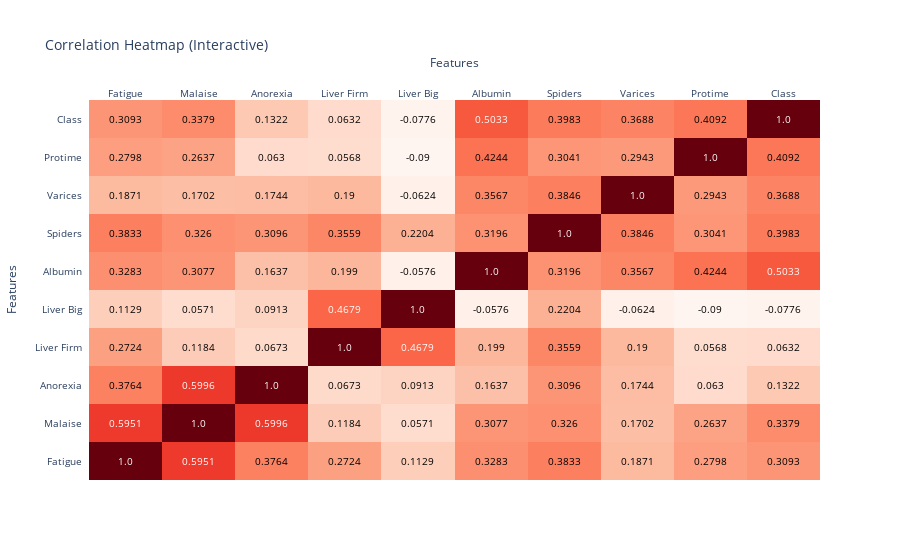

The notebook cell this image was saved under:
### Code cell
#Certain features you would like to concern
selected_feature=['Fatigue','Malaise','Anorexia','Liver Firm','Liver Big','Albumin','Spiders','Varices','Protime','Class'] # what kind of features you want to observ
correlation_matrix = df_hepatitis[selected_feature].corr().round(4).values #round() can let decrease the number of decimal places 
fig_heatmap = ff.create_annotated_heatmap(
    z=correlation_matrix,
    x=selected_feature,
    y=selected_feature,
    colorscale='Reds' # you can use "Plasma", "Viridis", "Reds", "Blues", "RdBu", "Portland", "Spectral"
)
fig_heatmap.update_layout(
    font=dict(size=10),
    title="Correlation Heatmap (Interactive)",
    xaxis_title="Features",
    yaxis_title="Features"
)
fig_heatmap.show()

### Figure 1 — Plotly figure (JSON) as saved in the notebook; plotly's stock layout.template omitted (floating-point values rounded to 4 significant figures)
{"data": [{"colorscale": [[0, "rgb(255,245,240)"], [0.125, "rgb(254,224,210)"], [0.25, "rgb(252,187,161)"], [0.375, "rgb(252,146,114)"], [0.5, "rgb(251,106,74)"], [0.625, "rgb(239,59,44)"], [0.75, "rgb(203,24,29)"], [0.875, "rgb(165,15,21)"], [1, "rgb(103,0,13)"]], "reversescale": false, "showscale": false, "type": "heatmap", "x": ["Fatigue", "Malaise", "Anorexia", "Liver Firm", "Liver Big", "Albumin", "Spiders", "Varices", "Protime", "Class"], "y": ["Fatigue", "Malaise", "Anorexia", "Liver Firm", "Liver Big", "Albumin", "Spiders", "Varices", "Protime", "Class"], "z": [[1, 0.5951, 0.3764, 0.2724, 0.1129, 0.3283, 0.3833, 0.1871, 0.2798, 0.3093], [0.5951, 1, 0.5996, 0.1184, 0.0571, 0.3077, 0.326, 0.1702, 0.2637, 0.3379], [0.3764, 0.5996, 1, 0.0673, 0.0913, 0.1637, 0.3096, 0.1744, 0.063, 0.1322], [0.2724, 0.1184, 0.0673, 1, 0.4679, 0.199, 0.3559, 0.19, 0.0568, 0.0632], [0.1129, 0.0571, 0.0913, 0.4679, 1, -0.0576, 0.2204, -0.0624, -0.09, -0.0776], [0.3283, 0.3077, 0.1637, 0.199, -0.0576, 1, 0.3196, 0.3567, 0.4244, 0.5033], [0.3833, 0.326, 0.3096, 0.3559, 0.2204, 0.3196, 1, 0.3846, 0.3041, 0.3983], [0.1871, 0.1702, 0.1744, 0.19, -0.0624, 0.3567, 0.3846, 1, 0.2943, 0.3688], [0.2798, 0.2637, 0.063, 0.0568, -0.09, 0.4244, 0.3041, 0.2943, 1, 0.4092], [0.3093, 0.3379, 0.1322, 0.0632, -0.0776, 0.5033, 0.3983, 0.3688, 0.4092, 1]]}], "layout": {"annotations": [{"font": {"color": "#FFFFFF"}, "showarrow": false, "text": "1.0", "x": "Fatigue", "xref": "x", "y": "Fatigue", "yref": "y"}, {"font": {"color": "#FFFFFF"}, "showarrow": false, "text": "0.5951", "x": "Malaise", "xref": "x", "y": "Fatigue", "yref": "y"}, {"font": {"color": "#000000"}, "showarrow": false, "text": "0.3764", "x": "Anorexia", "xref": "x", "y": "Fatigue", "yref": "y"}, {"font": {"color": "#000000"}, "showarrow": false, "text": "0.2724", "x": "Liver Firm", "xref": "x", "y": "Fatigue", "yref": "y"}, {"font": {"color": "#000000"}, "showarrow": false, "text": "0.1129", "x": "Liver Big", "xref": "x", "y": "Fatigue", "yref": "y"}, {"font": {"color": "#000000"}, "showarrow": false, "text": "0.3283", "x": "Albumin", "xref": "x", "y": "Fatigue", "yref": "y"}, {"font": {"color": "#000000"}, "showarrow": false, "text": "0.3833", "x": "Spiders", "xref": "x", "y": "Fatigue", "yref": "y"}, {"font": {"color": "#000000"}, "showarrow": false, "text": "0.1871", "x": "Varices", "xref": "x", "y": "Fatigue", "yref": "y"}, {"font": {"color": "#000000"}, "showarrow": false, "text": "0.2798", "x": "Protime", "xref": "x", "y": "Fatigue", "yref": "y"}, {"font": {"color": "#000000"}, "showarrow": false, "text": "0.3093", "x": "Class", "xref": "x", "y": "Fatigue", "yref": "y"}, {"font": {"color": "#FFFFFF"}, "showarrow": false, "text": "0.5951", "x": "Fatigue", "xref": "x", "y": "Malaise", "yref": "y"}, {"font": {"color": "#FFFFFF"}, "showarrow": false, "text": "1.0", "x": "Malaise", "xref": "x", "y": "Malaise", "yref": "y"}, {"font": {"color": "#FFFFFF"}, "showarrow": false, "text": "0.5996", "x": "Anorexia", "xref": "x", "y": "Malaise", "yref": "y"}, {"font": {"color": "#000000"}, "showarrow": false, "text": "0.1184", "x": "Liver Firm", "xref": "x", "y": "Malaise", "yref": "y"}, {"font": {"color": "#000000"}, "showarrow": false, "text": "0.0571", "x": "Liver Big", "xref": "x", "y": "Malaise", "yref": "y"}, {"font": {"color": "#000000"}, "showarrow": false, "text": "0.3077", "x": "Albumin", "xref": "x", "y": "Malaise", "yref": "y"}, {"font": {"color": "#000000"}, "showarrow": false, "text": "0.326", "x": "Spiders", "xref": "x", "y": "Malaise", "yref": "y"}, {"font": {"color": "#000000"}, "showarrow": false, "text": "0.1702", "x": "Varices", "xref": "x", "y": "Malaise", "yref": "y"}, {"font": {"color": "#000000"}, "showarrow": false, "text": "0.2637", "x": "Protime", "xref": "x", "y": "Malaise", "yref": "y"}, {"font": {"color": "#000000"}, "showarrow": false, "text": "0.3379", "x": "Class", "xref": "x", "y": "Malaise", "yref": "y"}, {"font": {"color": "#000000"}, "showarrow": false, "text": "0.3764", "x": "Fatigue", "xref": "x", "y": "Anorexia", "yref": "y"}, {"font": {"color": "#FFFFFF"}, "showarrow": false, "text": "0.5996", "x": "Malaise", "xref": "x", "y": "Anorexia", "yref": "y"}, {"font": {"color": "#FFFFFF"}, "showarrow": false, "text": "1.0", "x": "Anorexia", "xref": "x", "y": "Anorexia", "yref": "y"}, {"font": {"color": "#000000"}, "showarrow": false, "text": "0.0673", "x": "Liver Firm", "xref": "x", "y": "Anorexia", "yref": "y"}, {"font": {"color": "#000000"}, "showarrow": false, "text": "0.0913", "x": "Liver Big", "xref": "x", "y": "Anorexia", "yref": "y"}, {"font": {"color": "#000000"}, "showarrow": false, "text": "0.1637", "x": "Albumin", "xref": "x", "y": "Anorexia", "yref": "y"}, {"font": {"color": "#000000"}, "showarrow": false, "text": "0.3096", "x": "Spiders", "xref": "x", "y": "Anorexia", "yref": "y"}, {"font": {"color": "#000000"}, "showarrow": false, "text": "0.1744", "x": "Varices", "xref": "x", "y": "Anorexia", "yref": "y"}, {"font": {"color": "#000000"}, "showarrow": false, "text": "0.063", "x": "Protime", "xref": "x", "y": "Anorexia", "yref": "y"}, {"font": {"color": "#000000"}, "showarrow": false, "text": "0.1322", "x": "Class", "xref": "x", "y": "Anorexia", "yref": "y"}, {"font": {"color": "#000000"}, "showarrow": false, "text": "0.2724", "x": "Fatigue", "xref": "x", "y": "Liver Firm", "yref": "y"}, {"font": {"color": "#000000"}, "showarrow": false, "text": "0.1184", "x": "Malaise", "xref": "x", "y": "Liver Firm", "yref": "y"}, {"font": {"color": "#000000"}, "showarrow": false, "text": "0.0673", "x": "Anorexia", "xref": "x", "y": "Liver Firm", "yref": "y"}, {"font": {"color": "#FFFFFF"}, "showarrow": false, "text": "1.0", "x": "Liver Firm", "xref": "x", "y": "Liver Firm", "yref": "y"}, {"font": {"color": "#FFFFFF"}, "showarrow": false, "text": "0.4679", "x": "Liver Big", "xref": "x", "y": "Liver Firm", "yref": "y"}, {"font": {"color": "#000000"}, "showarrow": false, "text": "0.199", "x": "Albumin", "xref": "x", "y": "Liver Firm", "yref": "y"}, {"font": {"color": "#000000"}, "showarrow": false, "text": "0.3559", "x": "Spiders", "xref": "x", "y": "Liver Firm", "yref": "y"}, {"font": {"color": "#000000"}, "showarrow": false, "text": "0.19", "x": "Varices", "xref": "x", "y": "Liver Firm", "yref": "y"}, {"font": {"color": "#000000"}, "showarrow": false, "text": "0.0568", "x": "Protime", "xref": "x", "y": "Liver Firm", "yref": "y"}, {"font": {"color": "#000000"}, "showarrow": false, "text": "0.0632", "x": "Class", "xref": "x", "y": "Liver Firm", "yref": "y"}, {"font": {"color": "#000000"}, "showarrow": false, "text": "0.1129", "x": "Fatigue", "xref": "x", "y": "Liver Big", "yref": "y"}, {"font": {"color": "#000000"}, "showarrow": false, "text": "0.0571", "x": "Malaise", "xref": "x", "y": "Liver Big", "yref": "y"}, {"font": {"color": "#000000"}, "showarrow": false, "text": "0.0913", "x": "Anorexia", "xref": "x", "y": "Liver Big", "yref": "y"}, {"font": {"color": "#FFFFFF"}, "showarrow": false, "text": "0.4679", "x": "Liver Firm", "xref": "x", "y": "Liver Big", "yref": "y"}, {"font": {"color": "#FFFFFF"}, "showarrow": false, "text": "1.0", "x": "Liver Big", "xref": "x", "y": "Liver Big", "yref": "y"}, {"font": {"color": "#000000"}, "showarrow": false, "text": "-0.0576", "x": "Albumin", "xref": "x", "y": "Liver Big", "yref": "y"}, {"font": {"color": "#000000"}, "showarrow": false, "text": "0.2204", "x": "Spiders", "xref": "x", "y": "Liver Big", "yref": "y"}, {"font": {"color": "#000000"}, "showarrow": false, "text": "-0.0624", "x": "Varices", "xref": "x", "y": "Liver Big", "yref": "y"}, {"font": {"color": "#000000"}, "showarrow": false, "text": "-0.09", "x": "Protime", "xref": "x", "y": "Liver Big", "yref": "y"}, {"font": {"color": "#000000"}, "showarrow": false, "text": "-0.0776", "x": "Class", "xref": "x", "y": "Liver Big", "yref": "y"}, {"font": {"color": "#000000"}, "showarrow": false, "text": "0.3283", "x": "Fatigue", "xref": "x", "y": "Albumin", "yref": "y"}, {"font": {"color": "#000000"}, "showarrow": false, "text": "0.3077", "x": "Malaise", "xref": "x", "y": "Albumin", "yref": "y"}, {"font": {"color": "#000000"}, "showarrow": false, "text": "0.1637", "x": "Anorexia", "xref": "x", "y": "Albumin", "yref": "y"}, {"font": {"color": "#000000"}, "showarrow": false, "text": "0.199", "x": "Liver Firm", "xref": "x", "y": "Albumin", "yref": "y"}, {"font": {"color": "#000000"}, "showarrow": false, "text": "-0.0576", "x": "Liver Big", "xref": "x", "y": "Albumin", "yref": "y"}, {"font": {"color": "#FFFFFF"}, "showarrow": false, "text": "1.0", "x": "Albumin", "xref": "x", "y": "Albumin", "yref": "y"}, {"font": {"color": "#000000"}, "showarrow": false, "text": "0.3196", "x": "Spiders", "xref": "x", "y": "Albumin", "yref": "y"}, {"font": {"color": "#000000"}, "showarrow": false, "text": "0.3567", "x": "Varices", "xref": "x", "y": "Albumin", "yref": "y"}, {"font": {"color": "#000000"}, "showarrow": false, "text": "0.4244", "x": "Protime", "xref": "x", "y": "Albumin", "yref": "y"}, {"font": {"color": "#FFFFFF"}, "showarrow": false, "text": "0.5033", "x": "Class", "xref": "x", "y": "Albumin", "yref": "y"}, {"font": {"color": "#000000"}, "showarrow": false, "text": "0.3833", "x": "Fatigue", "xref": "x", "y": "Spiders", "yref": "y"}, {"font": {"color": "#000000"}, "showarrow": false, "text": "0.326", "x": "Malaise", "xref": "x", "y": "Spiders", "yref": "y"}, {"font": {"color": "#000000"}, "showarrow": false, "text": "0.3096", "x": "Anorexia", "xref": "x", "y": "Spiders", "yref": "y"}, {"font": {"color": "#000000"}, "showarrow": false, "text": "0.3559", "x": "Liver Firm", "xref": "x", "y": "Spiders", "yref": "y"}, {"font": {"color": "#000000"}, "showarrow": false, "text": "0.2204", "x": "Liver Big", "xref": "x", "y": "Spiders", "yref": "y"}, {"font": {"color": "#000000"}, "showarrow": false, "text": "0.3196", "x": "Albumin", "xref": "x", "y": "Spiders", "yref": "y"}, {"font": {"color": "#FFFFFF"}, "showarrow": false, "text": "1.0", "x": "Spiders", "xref": "x", "y": "Spiders", "yref": "y"}, {"font": {"color": "#000000"}, "showarrow": false, "text": "0.3846", "x": "Varices", "xref": "x", "y": "Spiders", "yref": "y"}, {"font": {"color": "#000000"}, "showarrow": false, "text": "0.3041", "x": "Protime", "xref": "x", "y": "Spiders", "yref": "y"}, {"font": {"color": "#000000"}, "showarrow": false, "text": "0.3983", "x": "Class", "xref": "x", "y": "Spiders", "yref": "y"}, {"font": {"color": "#000000"}, "showarrow": false, "text": "0.1871", "x": "Fatigue", "xref": "x", "y": "Varices", "yref": "y"}, {"font": {"color": "#000000"}, "showarrow": false, "text": "0.1702", "x": "Malaise", "xref": "x", "y": "Varices", "yref": "y"}, {"font": {"color": "#000000"}, "showarrow": false, "text": "0.1744", "x": "Anorexia", "xref": "x", "y": "Varices", "yref": "y"}, {"font": {"color": "#000000"}, "showarrow": false, "text": "0.19", "x": "Liver Firm", "xref": "x", "y": "Varices", "yref": "y"}, {"font": {"color": "#000000"}, "showarrow": false, "text": "-0.0624", "x": "Liver Big", "xref": "x", "y": "Varices", "yref": "y"}, {"font": {"color": "#000000"}, "showarrow": false, "text": "0.3567", "x": "Albumin", "xref": "x", "y": "Varices", "yref": "y"}, {"font": {"color": "#000000"}, "showarrow": false, "text": "0.3846", "x": "Spiders", "xref": "x", "y": "Varices", "yref": "y"}, {"font": {"color": "#FFFFFF"}, "showarrow": false, "text": "1.0", "x": "Varices", "xref": "x", "y": "Varices", "yref": "y"}, {"font": {"color": "#000000"}, "showarrow": false, "text": "0.2943", "x": "Protime", "xref": "x", "y": "Varices", "yref": "y"}, {"font": {"color": "#000000"}, "showarrow": false, "text": "0.3688", "x": "Class", "xref": "x", "y": "Varices", "yref": "y"}, {"font": {"color": "#000000"}, "showarrow": false, "text": "0.2798", "x": "Fatigue", "xref": "x", "y": "Protime", "yref": "y"}, {"font": {"color": "#000000"}, "showarrow": false, "text": "0.2637", "x": "Malaise", "xref": "x", "y": "Protime", "yref": "y"}, {"font": {"color": "#000000"}, "showarrow": false, "text": "0.063", "x": "Anorexia", "xref": "x", "y": "Protime", "yref": "y"}, {"font": {"color": "#000000"}, "showarrow": false, "text": "0.0568", "x": "Liver Firm", "xref": "x", "y": "Protime", "yref": "y"}, {"font": {"color": "#000000"}, "showarrow": false, "text": "-0.09", "x": "Liver Big", "xref": "x", "y": "Protime", "yref": "y"}, {"font": {"color": "#000000"}, "showarrow": false, "text": "0.4244", "x": "Albumin", "xref": "x", "y": "Protime", "yref": "y"}, {"font": {"color": "#000000"}, "showarrow": false, "text": "0.3041", "x": "Spiders", "xref": "x", "y": "Protime", "yref": "y"}, {"font": {"color": "#000000"}, "showarrow": false, "text": "0.2943", "x": "Varices", "xref": "x", "y": "Protime", "yref": "y"}, {"font": {"color": "#FFFFFF"}, "showarrow": false, "text": "1.0", "x": "Protime", "xref": "x", "y": "Protime", "yref": "y"}, {"font": {"color": "#000000"}, "showarrow": false, "text": "0.4092", "x": "Class", "xref": "x", "y": "Protime", "yref": "y"}, {"font": {"color": "#000000"}, "showarrow": false, "text": "0.3093", "x": "Fatigue", "xref": "x", "y": "Class", "yref": "y"}, {"font": {"color": "#000000"}, "showarrow": false, "text": "0.3379", "x": "Malaise", "xref": "x", "y": "Class", "yref": "y"}, {"font": {"color": "#000000"}, "showarrow": false, "text": "0.1322", "x": "Anorexia", "xref": "x", "y": "Class", "yref": "y"}, {"font": {"color": "#000000"}, "showarrow": false, "text": "0.0632", "x": "Liver Firm", "xref": "x", "y": "Class", "yref": "y"}, {"font": {"color": "#000000"}, "showarrow": false, "text": "-0.0776", "x": "Liver Big", "xref": "x", "y": "Class", "yref": "y"}, {"font": {"color": "#FFFFFF"}, "showarrow": false, "text": "0.5033", "x": "Albumin", "xref": "x", "y": "Class", "yref": "y"}, {"font": {"color": "#000000"}, "showarrow": false, "text": "0.3983", "x": "Spiders", "xref": "x", "y": "Class", "yref": "y"}, {"font": {"color": "#000000"}, "showarrow": false, "text": "0.3688", "x": "Varices", "xref": "x", "y": "Class", "yref": "y"}, {"font": {"color": "#000000"}, "showarrow": false, "text": "0.4092", "x": "Protime", "xref": "x", "y": "Class", "yref": "y"}, {"font": {"color": "#FFFFFF"}, "showarrow": false, "text": "1.0", "x": "Class", "xref": "x", "y": "Class", "yref": "y"}], "font": {"size": 10}, "title": {"text": "Correlation Heatmap (Interactive)"}, "xaxis": {"dtick": 1, "gridcolor": "rgb(0, 0, 0)", "side": "top", "ticks": "", "title": {"text": "Features"}}, "yaxis": {"dtick": 1, "ticks": "", "ticksuffix": "  ", "title": {"text": "Features"}}}}
